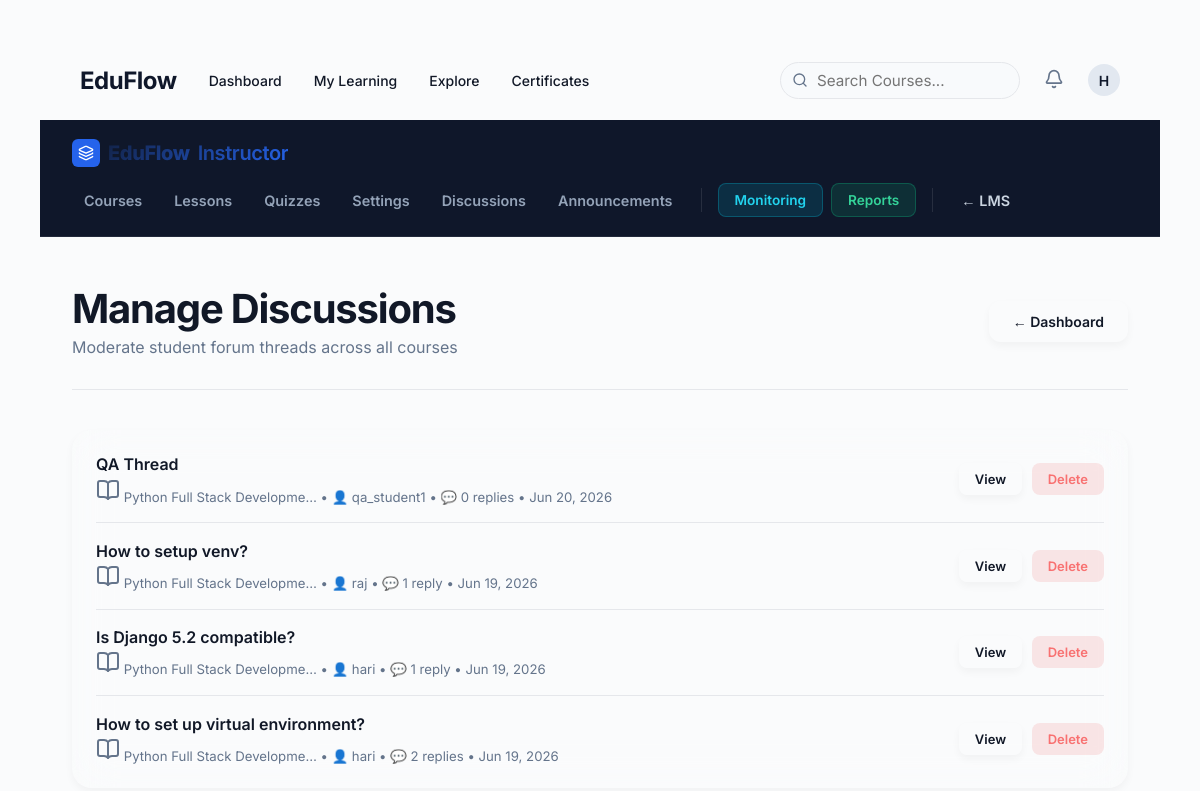
Page /instructor/discussions/ (signed in) on the committed database.
### accounts/models.py (models this page shows, shortened)
class User(AbstractUser):
    email = models.EmailField(unique=True)
    is_student = models.BooleanField(default=True)
    is_instructor = models.BooleanField(default=False)

### discussions/models.py (models this page shows, shortened)
class DiscussionThread(models.Model):
    material = models.ForeignKey(
        Material,
        on_delete=models.CASCADE,
        related_name="threads"
    )
    author = models.ForeignKey(
        settings.AUTH_USER_MODEL,
        on_delete=models.CASCADE
    )
    title = models.CharField(max_length=255)
    content = models.TextField()
    created_at = models.DateTimeField(auto_now_add=True)
    updated_at = models.DateTimeField(auto_now=True, db_index=True)
    class Meta:
        ordering = ["-updated_at"]
    @property
    def reply_count(self):
        if hasattr(self, "_replies_count"):
            return self._replies_count
        cache = getattr(self, "_prefetched_objects_cache", {})
        if cache and "replies" in cache:
            return len(self.replies.all())
        return self.replies.count()

### materials/models.py (models this page shows, shortened)
class Material(models.Model):
    course = models.ForeignKey(
        Course,
        on_delete=models.CASCADE,
        related_name="materials"
    )
    title = models.CharField(
        max_length=255
    )
    content = models.TextField(
        blank=True
    )
    video_url = models.URLField(
        blank=True
    )
    file = models.FileField(
        upload_to="materials/",
        blank=True,
        null=True,
        validators=[
            FileValidator(
                allowed_extensions=['.pdf', '.doc', '.docx', '.txt', '.png', '.jpg', '.jpeg', '.zip', '.ppt', '.pptx'],
                allowed_mimetypes=[
                    'application/pdf',
                    'application/msword',
                    'application/vnd.openxmlformats-officedocument.wordprocessingml.document',
                    'text/plain',
                    'image/png',
                    'image/jpeg',
                    'application/zip',
                    'application/vnd.ms-powerpoint',
                    'application/vnd.openxmlformats-officedocument.presentationml.presentation'
                ],
                max_size=10 * 1024 * 1024
            )
        ]
    )
    order = models.PositiveIntegerField(
        default=1
    )
    created_at = models.DateTimeField(
        auto_now_add=True
    )
    class Meta:
        ordering = ["order"]

### courses/models.py (models this page shows, shortened)
class Course(models.Model):
    category = models.ForeignKey(
        Category,
        on_delete=models.SET_NULL,
        null=True,
        blank=True,
        related_name="courses"
    )
    tags = models.ManyToManyField(
        Tag,
        blank=True,
        related_name="courses"
    )
    skills = models.ManyToManyField(
        'paths.Skill',
        blank=True,
        related_name='courses'
    )
    cover_image = models.ImageField(upload_to="course_covers/", null=True, blank=True, validators=[validate_image_upload])
    level = models.CharField(max_length=20, choices=[('BEGINNER', 'Beginner'), ('INTERMEDIATE', 'Intermediate'), ('ADVANCED', 'Advanced')], default="BEGINNER")
    title = models.CharField(max_length=200)
    description = models.TextField()
    thumbnail = models.ImageField(
        upload_to="course_thumbnails/",
        blank=True,
        null=True,
        validators=[
            FileValidator(
                allowed_extensions=['.png', '.jpg', '.jpeg', '.webp'],
                allowed_mimetypes=['image/png', 'image/jpeg', 'image/webp'],
                max_size=2 * 1024 * 1024
            )
        ]
    )
    created_at = models.DateTimeField(
        auto_now_add=True
    )
    updated_at = models.DateTimeField(
        auto_now=True
    )
    is_featured = models.BooleanField(
        default=False
    )

### discussions/views.py (the view)
@staff_member_required
def manage_discussions(request):
    threads = DiscussionThread.objects.select_related("material", "material__course", "author").all()
    return render(
        request,
        "instructor/manage_discussions.html",
        {
            "threads": threads
        }
    )

### templates/instructor/manage_discussions.html (shortened to what this page needs)
{% extends "base.html" %}
{% load static %}
{% block body_class %}page-standard{% endblock %}
{% block content %}
{% include "instructor/_nav.html" %}
<div class="page-wrapper" style="padding: 3rem 2rem;">
    <div class="page-header">
        <div class="page-header__left">
            <h1 class="page-title heading-gradient">Manage Discussions</h1>
            <p class="text-muted">Moderate student forum threads across all courses</p>
        </div>
        <a href="{% url 'instructor_dashboard' %}" class="btn btn-secondary" id="btn-dash">&larr; Dashboard</a>
    </div>
    <div class="card">
        {% if threads %}
        <div class="data-list">
            {% for thread in threads %}
            <div class="data-row" aria-label="Thread: {{ thread.title }}">
                <div class="data-row__info">
                    <span class="data-row__title">{{ thread.title }}</span>
                    <span class="data-row__sub">
                        <i data-lucide="book-open" class="icon-inline"></i> {{ thread.material.course.title|truncatechars:28 }} &bull;
                        👤 {{ thread.author.username }} &bull;
                        💬 {{ thread.reply_count }} repl{{ thread.reply_count|pluralize:"y,ies" }} &bull;
                        {{ thread.updated_at|date:"M d, Y" }}
                    </span>
                </div>
                <div class="data-row__actions">
                    <a href="{% url 'thread_detail' thread.id %}" class="btn btn--sm btn-secondary" id="view-{{ thread.pk }}">View</a>
                    <a href="{% url 'delete_thread' thread.id %}" class="btn btn--sm btn-danger" id="delete-{{ thread.pk }}" aria-label="Delete thread {{ thread.title }}">Delete</a>
                </div>
            </div>
            {% endfor %}
        </div>
        {% else %}
        <div class="empty-state">
            <span class="empty-state__icon">💬</span>
            <p class="empty-state__title">No discussion threads yet</p>
            <p class="empty-state__text">Threads will appear here as students start discussions.</p>
        </div>
        {% endif %}
    </div>
</div>
{% endblock %}

### templates/_navbar.html (shortened to what this page needs)
<nav class="global-nav" aria-label="Main navigation">
    <div class="container">
        <div class="global-nav__left">
            <a href="{% url 'dashboard' %}" class="global-nav__logo">EduFlow</a>
            <div class="global-nav__links">
                {% if request.user.is_authenticated %}
                    {% if is_admin %}
                    <a href="{% url 'instructor_dashboard' %}">Instructor Portal</a>
                    <a href="{% url 'monitoring_dashboard' %}">Monitoring</a>
                    <a href="{% url 'reports_dashboard' %}">Reports</a>
                    {% else %}
                    <a href="{% url 'dashboard' %}">Dashboard</a>
                    <a href="{% url 'my_courses' %}">My Learning</a>
                    <a href="{% url 'course_list' %}">Explore</a>
                    <a href="{% url 'certificate_list' %}">Certificates</a>
                    {% endif %}
                {% else %}
                    <a href="{% url 'course_list' %}">Explore</a>
                {% endif %}
            </div>
        </div>
        <div class="global-nav__right">
            {% if request.user.is_authenticated %}
                <div class="global-nav__links" style="gap: 24px;">
                    <form action="{% url 'search_courses' %}" method="get" style="position: relative; flex: 0 0 240px; max-width: 240px;">
                        <i data-lucide="search" style="position: absolute; left: 12px; top: 50%; transform: translateY(-50%); width: 16px; height: 16px; color: var(--text-muted);"></i>
                        <input type="text" name="q" placeholder="Search Courses..." class="input" style="padding-left: 36px; padding-top: 0.5rem; padding-bottom: 0.5rem; border-radius: var(--radius-full); width: 100%; background: #F8FAFC;">
                    </form>
                    <div class="nav-notifications" style="position: relative; display: flex; align-items: center;">
                        <button id="notificationBell" style="background: none; border: none; cursor: pointer; position: relative; padding: 0;">
                            <i data-lucide="bell" style="width: 20px; color: var(--text-muted);"></i>
                        </button>
                    </div>
                    <a href="{% url 'profile' %}" aria-label="Profile" style="display: flex; align-items: center;">
                        <div class="avatar avatar-sm" aria-hidden="true">{{ request.user.username|make_list|first|upper }}</div>
                    </a>
                </div>
            {% else %}
                <div class="global-nav__links">
                    <a href="{% url 'login' %}" class="btn btn-secondary btn--sm">Log In</a>
                    <a href="{% url 'register' %}" class="btn btn-primary btn--sm">Sign Up</a>
                </div>
            {% endif %}
        </div>
    </div>
</nav>

### static/css/main.css (style rules this page uses)
:root { --bg-gradient: #FAFBFC; --bg-gradient-auth: #FAFBFC; --card-bg: #FFFFFF; --card-bg-auth: #FFFFFF; --card-border: #E5E7EB; --accent-primary: #0F172A; --accent-secondary: #2563EB; --accent-cyan: #06B6D4; --accent-green: #10B981; --accent-red: #EF4444; --accent-amber: #F59E0B; --accent-gold: #D4AF37; --text-primary: #111827; --text-muted: #64748B; --text-subtle: #94A3B8; --input-bg: #FFFFFF; --input-border: #E5E7EB; --input-focus: #2563EB; --success: #10B981; --danger: #EF4444; --warning: #F59E0B; --info: #06B6D4; --shadow-sm: 0 4px 8px rgba(0,0,0,.04); --shadow-md: 0 12px 24px rgba(15,23,42,.08); --shadow-lg: 0 24px 48px rgba(15,23,42,.12); --radius-sm: 8px; --radius-md: 12px; --radius-lg: 20px; --radius-xl: 28px; --radius-full: 9999px; }
*, *::before, *::after { box-sizing: border-box; margin: 0; padding: 0; }
html { scroll-behavior: smooth; }
body { font-family: 'Inter', sans-serif; background: var(--bg-gradient); color: var(--text-primary); min-height: 100vh; position: relative; overflow-x: hidden; }
.page-standard { padding: 2.5rem; }
.container { max-width: 1280px; margin: 0 auto; padding: 0 40px; width: 100%; }
.global-nav { height: 80px; background: var(--surface); border-bottom: 1px solid var(--border); display: flex; align-items: center; position: sticky; top: 0; z-index: 100; }
.global-nav .container { display: flex; justify-content: space-between; align-items: center; }
.global-nav__left, .global-nav__right { display: flex; align-items: center; gap: 32px; }
.global-nav__logo { font-size: 24px; font-weight: 700; color: var(--accent-primary); text-decoration: none; letter-spacing: -0.02em; }
.global-nav__links { display: flex; align-items: center; gap: 32px; white-space: nowrap; }
.global-nav__links a { text-decoration: none; color: var(--text-secondary); font-weight: 500; font-size: 14px; transition: color 200ms ease; }
.page-wrapper { position: relative; z-index: 1; max-width: 1200px; margin: 0 auto; }
h1.page-title { font-size: clamp(1.75rem, 4vw, 2.5rem); font-weight: 700; letter-spacing: -0.03em; line-height: 1.2; }
.text-muted { color: var(--text-muted); }
.btn { display: inline-flex; align-items: center; justify-content: center; gap: 0.4rem; padding: 0.75rem 1.5rem; border-radius: 12px; font-family: inherit; font-size: 0.925rem; font-weight: 600; text-decoration: none; cursor: pointer; border: none; transition: all 0.3s cubic-bezier(0.16, 1, 0.3, 1); white-space: nowrap; }
.btn--sm { padding: 0.5rem 1rem; font-size: 0.825rem; border-radius: 8px; }
.btn-secondary { background: #FFFFFF; border: 1px solid var(--border); color: var(--accent-primary); box-shadow: var(--shadow-sm); }
.btn-danger { background: rgba(239, 68, 68, 0.12); border: 1px solid rgba(239, 68, 68, 0.25); color: #f87171; }
.form-input, input[type="text"], input[type="email"], input[type="password"], input[type="number"], input[type="url"], select, textarea { width: 100%; padding: 0.85rem 1.25rem; background: var(--input-bg); border: 1px solid var(--input-border); border-radius: 12px; font-size: 0.95rem; color: var(--text-primary); font-family: inherit; transition: all 0.25s ease; }
.page-header { display: flex; justify-content: space-between; align-items: center; padding-bottom: 2rem; border-bottom: 1px solid var(--input-border); margin-bottom: 2.5rem; flex-wrap: wrap; gap: 1.25rem; }
.page-header__left { display: flex; flex-direction: column; gap: 0.25rem; }
.data-list { display: flex; flex-direction: column; gap: 0; }
.data-row { display: flex; justify-content: space-between; align-items: center; padding: 1.1rem 0; border-bottom: 1px solid var(--input-border); gap: 1rem; flex-wrap: wrap; }
.data-row:last-child { border-bottom: none; padding-bottom: 0; }
.data-row:first-child { padding-top: 0; }
.data-row__info { display: flex; flex-direction: column; gap: 0.2rem; }
.data-row__title { font-size: 1rem; font-weight: 600; color: var(--text-primary); }
.data-row__sub { font-size: 0.825rem; color: var(--text-muted); }
.data-row__actions { display: flex; gap: 0.6rem; align-items: center; flex-wrap: wrap; }

### rows in the picture
User: user.username|make_list "H"
DiscussionThread: title "QA Thread", material.course "Python Full Stack Developme…", author.username "qa_student1", reply_count "0", updated_at "Jun 20, 2026"
DiscussionThread: title "How to setup venv?", material.course "Python Full Stack Developme…", author.username "raj", reply_count "1", updated_at "Jun 19, 2026"
DiscussionThread: title "Is Django 5.2 compatible?", material.course "Python Full Stack Developme…", author.username "hari", reply_count "1", updated_at "Jun 19, 2026"
DiscussionThread: title "How to set up virtual environment?", material.course "Python Full Stack Developme…", author.username "hari", reply_count "2", updated_at "Jun 19, 2026"
